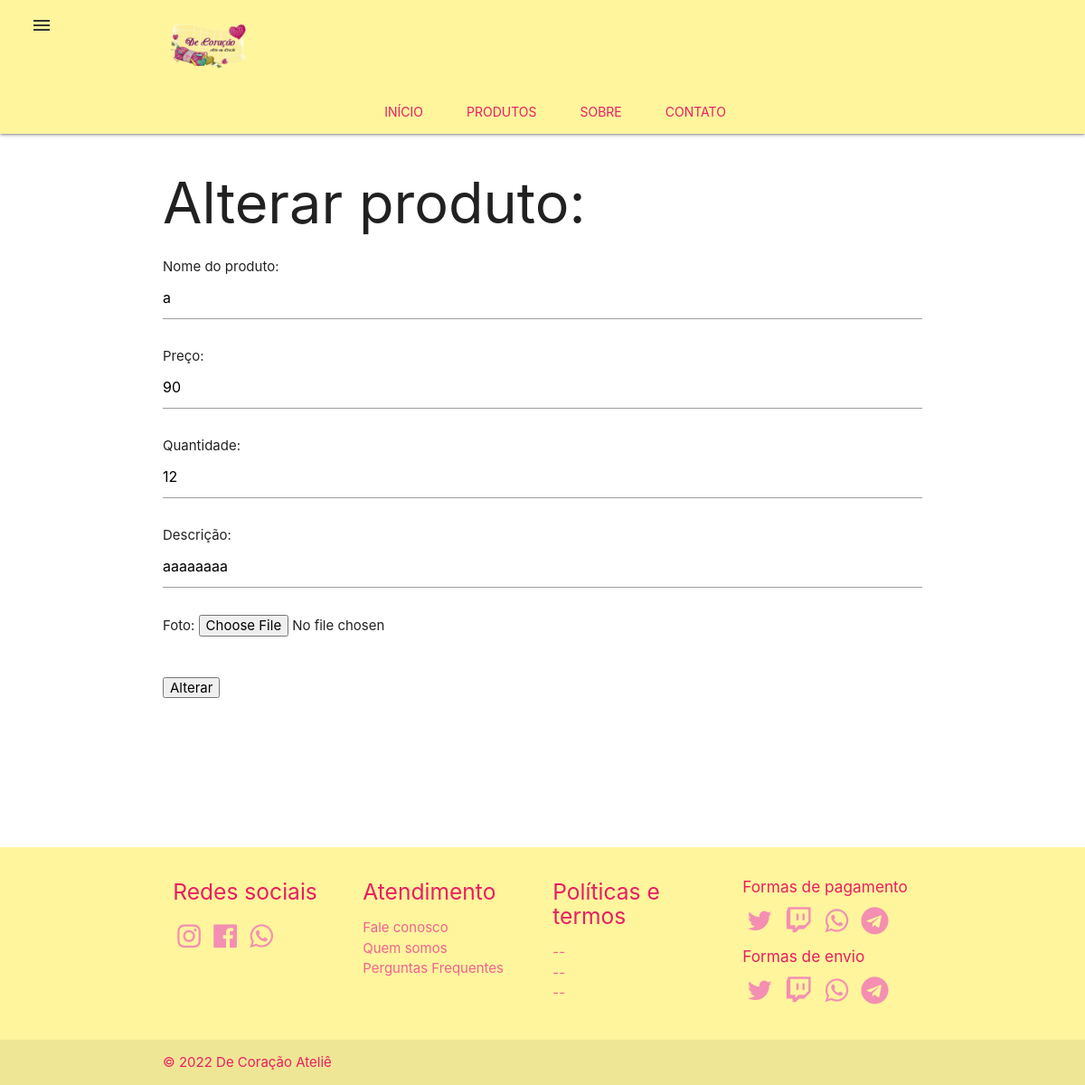
/Adm/editar-produtos.php (signed in), run on an earlier commit of the app's database.
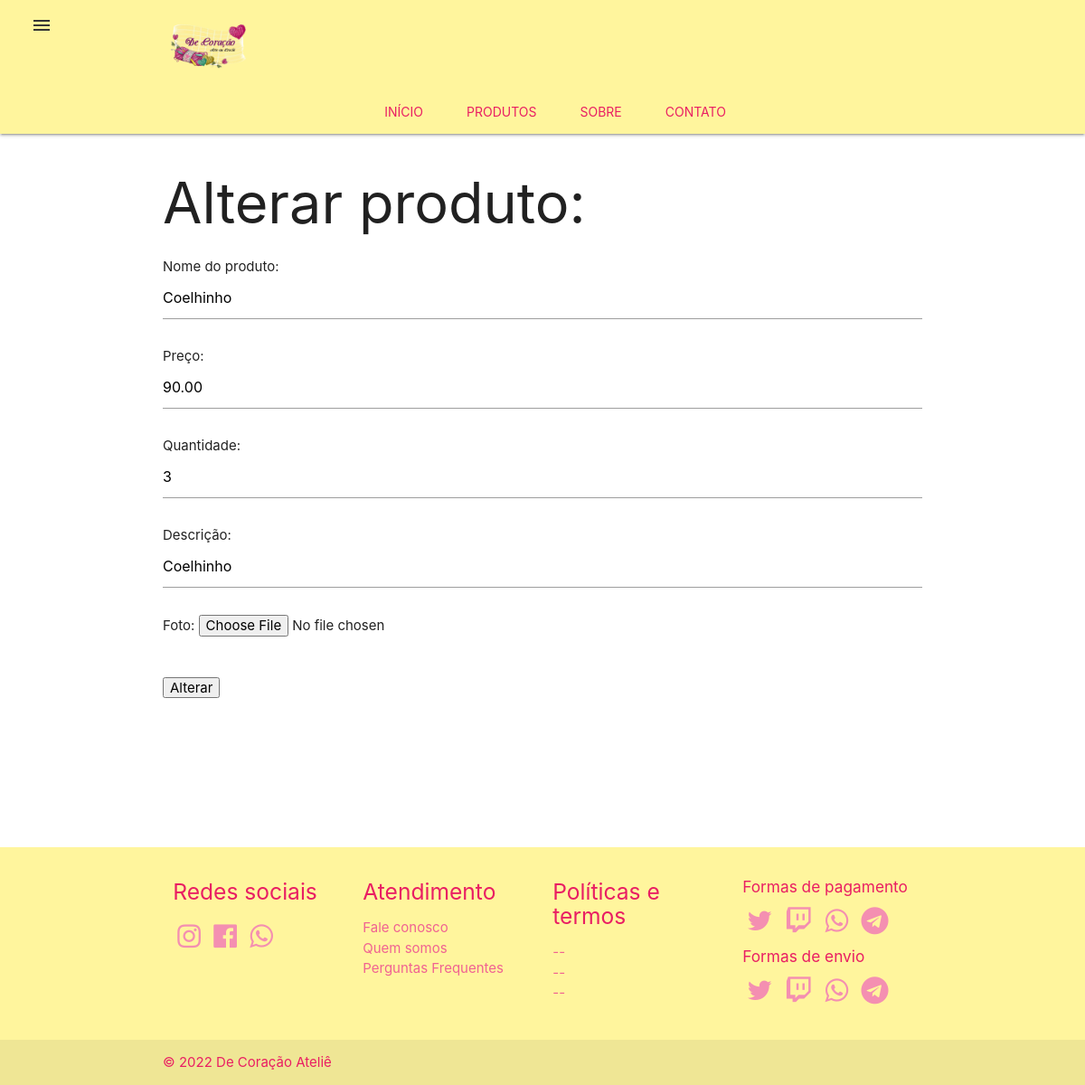
And on a later commit of the database.
### tables this page shows
CREATE TABLE `produtos` (
  `id` int(11) NOT NULL,
  `nomeproduto` varchar(255) NOT NULL,
  `preco` decimal(10,2) NOT NULL,
  `quantidade` int(11) NOT NULL,
  `descricao` longtext NOT NULL,
  `foto` varchar(255) NOT NULL
);

### Adm/editar-produtos.php (the view, shortened to what this page needs)
<?php
include "../conecta.php";
$sql = "SELECT * FROM `produtos`";
$resultado = mysqli_query($conexao,$sql);
$produto = mysqli_fetch_assoc($resultado);
?>
<body>
<main>
<?php require_once "headerAdm.php";?>
<div class="container">
    <form action="edita-produto.php" method="post" enctype="multipart/form-data">
        <h1>Alterar produto:</h1>
        Nome do produto: <input type="text" name="nomeproduto" value = <?="$produto[nomeproduto]"?>><br><br>
        Preço: <input type="text" name="preco" value = <?="$produto[preco]"?>><br><br>
        Quantidade: <input type="text" name="quantidade" value = <?="$produto[quantidade]"?>><br><br>
        Descrição: <input type="text" name="descricao" value = <?="$produto[descricao]"?>><br><br>
        Foto: <input type = "file" name = "imagem" value = <?="$produto[foto]"?>> <br><br>
        <br>
        <input type="submit" value="Alterar">
    </form>
    </div>
</main>
</body>
<?php include_once "../geral/rodape.php";?>

### Adm/headerAdm.php (shortened to what this page needs)
<!DOCTYPE html>
<html lang="pt-br">
<head>
<link rel="stylesheet" href="https://cdnjs.cloudflare.com/ajax/libs/font-awesome/4.7.0/css/font-awesome.min.css">
      <link type="text/css" rel="stylesheet" href="../css/materialize.css"  media="screen,projection"/>
</head>
<nav class="nav-extended yellow lighten-3">
<button href="#" data-target="slide-out" class = "sidenav-trigger float-left btn-flat" ><i class="material-icons">menu</i></button>
    <div class="nav-wrapper container">
      <a href="#"><img src="../imagens/DeCoracao.png" width="100"></a>
    <div class="nav-content">
      <ul class="tabs tabs-transparent">
     <div class="row">
      <div class="col offset-s3">
        <li class="tab"><a class="pink-text" href="inicio-Adm.php">Início</a></li>
        <li class="tab"><a class="pink-text" href="lista-produtos.php">Produtos</a></li>
        <li class="tab"><a class="pink-text" href="#">Sobre</a></li>
        <li class="tab"><a class="pink-text" href="#">Contato</a></li>
            </div>
      </ul>
      </div>
    </div>
  </nav>

### geral/rodape.php (shortened to what this page needs)
<footer class="page-footer yellow lighten-3">
          <div class="container">
            <div class="row">
              <div class="col l3 s12">
                <h5 class="pink-text">Redes sociais</h5>
                <ul>
                  <li style= "display: inline-block; margin:5px"><a class="pink-text text-lighten-3" href="#!"><i class="	fa fa-instagram fa-2x"></i></a></li>
                  <li style= "display: inline-block; margin:5px"><a class="pink-text text-lighten-3" href="#!"><i class="fa fa-facebook-official fa-2x"></i></a></li>
                  <li style= "display: inline-block; margin:5px"><a class="pink-text text-lighten-3" href="#!"><i class="fa fa-whatsapp fa-2x"></i></a></li>
                </ul>
              </div>
              <div class="col l3 s12">
                <h5 class="pink-text">Atendimento</h5>
                <ul>
                  <li><a class="pink-text text-lighten-2" href="#!">Fale conosco</a></li>
                  <li><a class="pink-text text-lighten-2" href="#!">Quem somos</a></li>
                  <li><a class="pink-text text-lighten-2" href="#!">Perguntas Frequentes</a></li>
                </ul>
              </div>
              <div class="col l3 s12">
                <h5 class="pink-text">Políticas e termos</h5>
                <ul>
                <li><a class="pink-text text-lighten-2" href="#!">--</a></li>
                  <li><a class="pink-text text-lighten-2" href="#!">--</a></li>
                  <li><a class="pink-text text-lighten-2" href="#!">--</a></li>
                </ul>
              </div>
              <div class="col l3 s12">
                <ul>
                  <li> <h6 class="pink-text">Formas de pagamento</h6>
                <ul>
                  <li style="display: inline-block; margin:5px"><a class="pink-text text-lighten-3" href="#!"><i class="fa fa-twitter fa-2x"></i></a></li>
                  <li style="display: inline-block; margin:5px"><a class="pink-text text-lighten-3" href="#!"><i class="fa fa-twitch fa-2x"></i></a></li>
                  <li style="display: inline-block; margin:5px"><a class="pink-text text-lighten-3" href="#!"><i class="fa fa-whatsapp fa-2x"></i></a></li>
                  <li style="display: inline-block; margin:5px"><a class="pink-text text-lighten-3" href="#!"><i class="fa fa-telegram fa-2x"></i></a></li>
                </ul></li>
                <li> <h6 class="pink-text">Formas de envio</h6>
                <ul>
                  <li style="display: inline-block; margin:5px"><a class="pink-text text-lighten-3" href="#!"><i class="fa fa-twitter fa-2x"></i></a></li>
                  <li style="display: inline-block; margin:5px"><a class="pink-text text-lighten-3" href="#!"><i class="fa fa-twitch fa-2x"></i></a></li>
                  <li style="display: inline-block; margin:5px"><a class="pink-text text-lighten-3" href="#!"><i class="fa fa-whatsapp fa-2x"></i></a></li>
                  <li style="display: inline-block; margin:5px"><a class="pink-text text-lighten-3" href="#!"><i class="fa fa-telegram fa-2x"></i></a></li>
                </ul></li>
                </ul>
              </div>
            </div>
          </div>
          <div class="footer-copyright">
            <div class="container pink-text">
            © 2022 De Coração Ateliê
            </div>
          </div>
        </footer>
 </html>

### Adm/headerAdm.php (style rules this page uses)
body { display: flex; min-height: 150vh; flex-direction: column; }
main { flex: 1 0 auto; }

What changed in the data, as far as the page shows it:
removed produtos: nomeproduto "a", preco "90", quantidade "12", descricao "aaaaaaaa"
added produtos: nomeproduto "Coelhinho", preco "90.00", quantidade "3", descricao "Coelhinho"
